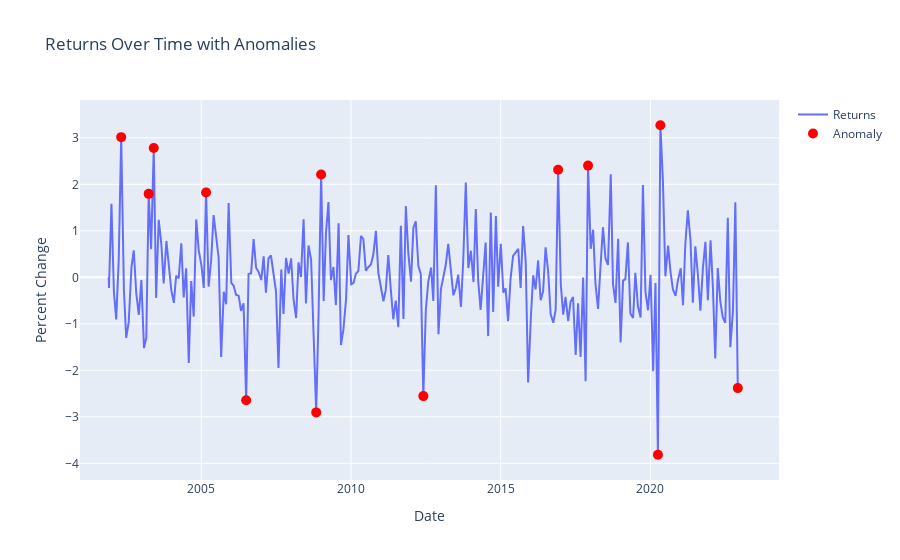

The cell this chart's notebook holds for it:
### Code cell
import plotly.graph_objs as go
from plotly.offline import iplot, init_notebook_mode
import pandas as pd

# Initialize plotly for offline use
init_notebook_mode(connected=True)

# Assuming df_monthly_start is your DataFrame
# Convert index to datetime if it's not already
df_monthly_start.index = pd.to_datetime(df_monthly_start.index)

# Create the line plot
trace1 = go.Scatter(
    x=df_monthly_start['Date'], 
    y=df_monthly_start['Percent Change'],
    mode='lines',
    name='Returns'
)

# Create scatter plot for anomalies
anomalies = df_monthly_start[df_monthly_start['Anomaly'] == 1]
trace2 = go.Scatter(
    x=anomalies['Date'], 
    y=anomalies['Percent Change'],
    mode='markers',
    name='Anomaly',
    marker=dict(color='red', size=10)
)

# Combine the traces
data = [trace1, trace2]

# Define the layout
layout = go.Layout(
    title='Returns Over Time with Anomalies',
    xaxis=dict(title='Date'),
    yaxis=dict(title='Percent Change'),
    hovermode='closest'
)

# Create the figure
fig = go.Figure(data=data, layout=layout)

# Show the plot
iplot(fig)

### Figure 1 — Plotly figure (JSON) as saved in the notebook; plotly's stock layout.template omitted (floating-point values rounded to 4 significant figures; data arrays with more than 128 entries replaced by an {"elided": "..."} marker saying what was removed)
{"data": [{"mode": "lines", "name": "Returns", "type": "scatter", "x": {"elided": "254 str values"}, "y": {"elided": "254 float values"}}, {"marker": {"color": "red", "size": 10}, "mode": "markers", "name": "Anomaly", "type": "scatter", "x": ["2002-05-01T00:00:00", "2003-04-01T00:00:00", "2003-06-02T00:00:00", "2005-03-01T00:00:00", "2006-07-03T00:00:00", "2008-11-03T00:00:00", "2009-01-02T00:00:00", "2012-06-01T00:00:00", "2016-12-01T00:00:00", "2017-12-01T00:00:00", "2020-04-01T00:00:00", "2020-05-01T00:00:00", "2022-12-01T00:00:00"], "y": [3.014, 1.795, 2.78, 1.822, -2.645, -2.905, 2.212, -2.554, 2.314, 2.402, -3.816, 3.27, -2.383]}], "layout": {"hovermode": "closest", "title": {"text": "Returns Over Time with Anomalies"}, "xaxis": {"title": {"text": "Date"}}, "yaxis": {"title": {"text": "Percent Change"}}}}
